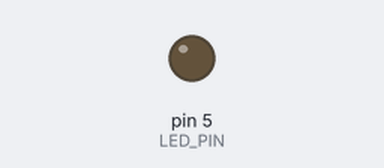
Recording of a sketch running on a simulated Arduino Uno, built with avr-gcc and run on an emulated ATmega328P. Shown: output pins drawn as LEDs (lit = HIGH).

Above: at 0.05 s.
At 0.25 s:
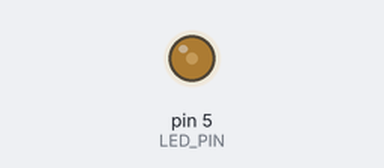
At 0.85 s:
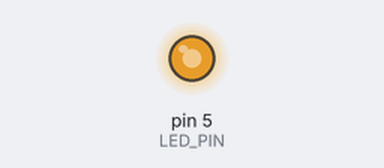
Timing chart, 0 to 3.0 s (numbered marks = the images above):
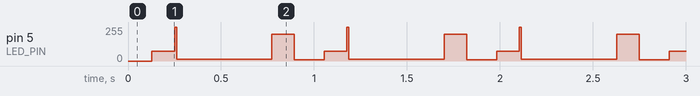

Measured:
- by itself, pin 5 (LED_PIN): repeats every 0.93 s: 255/255 0.01 s, 15/255 0.51 s, 200/255 0.12 s, 11/255 0.16 s, 75/255 0.12 s

The sketch:

heart.ino
```cpp
#define LED_PIN 5

void setup() {
  // put your setup code here, to run once:

  pinMode(LED_PIN, OUTPUT);

}

void loop() {
  // put your main code here, to run repeatedly:
  delay(128);

  analogWrite(LED_PIN, 75);
  delay(122);

  analogWrite(LED_PIN, 255);
  delay(11);

  analogWrite(LED_PIN, 15);
  delay(512);

  analogWrite(LED_PIN, 200);
  delay(122);

  analogWrite(LED_PIN, 11);
  delay(32);
}
```
